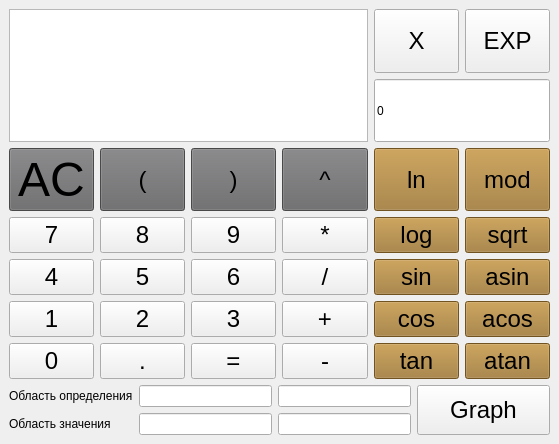
<?xml version="1.0" encoding="UTF-8"?>
<ui version="4.0">
 <class>MainWindow</class>
 <widget class="QMainWindow" name="MainWindow">
  <property name="geometry">
   <rect>
    <x>0</x>
    <y>0</y>
    <width>559</width>
    <height>444</height>
   </rect>
  </property>
  <property name="sizePolicy">
   <sizepolicy hsizetype="Preferred" vsizetype="Preferred">
    <horstretch>1</horstretch>
    <verstretch>1</verstretch>
   </sizepolicy>
  </property>
  <property name="minimumSize">
   <size>
    <width>559</width>
    <height>444</height>
   </size>
  </property>
  <property name="maximumSize">
   <size>
    <width>1226</width>
    <height>865</height>
   </size>
  </property>
  <property name="windowTitle">
   <string>MainWindow</string>
  </property>
  <property name="styleSheet">
   <string notr="true">gridline-color: qradialgradient(spread:repeat, cx:0.5, cy:0.5, radius:0.077, fx:0.5, fy:0.5, stop:0 rgba(0, 169, 255, 147), stop:0.497326 rgba(0, 0, 0, 147), stop:1 rgba(0, 169, 255, 147));</string>
  </property>
  <widget class="QWidget" name="centralwidget">
   <layout class="QGridLayout" name="gridLayout_4">
    <item row="1" column="0" rowspan="2" colspan="2">
     <layout class="QGridLayout" name="gridLayout_2">
      <item row="0" column="1">
       <widget class="QLineEdit" name="lineEdit_OpMin">
        <property name="sizePolicy">
         <sizepolicy hsizetype="MinimumExpanding" vsizetype="MinimumExpanding">
          <horstretch>0</horstretch>
          <verstretch>0</verstretch>
         </sizepolicy>
        </property>
       </widget>
      </item>
      <item row="1" column="0">
       <widget class="QLabel" name="label_2">
        <property name="text">
         <string>Область значения</string>
        </property>
       </widget>
      </item>
      <item row="0" column="0">
       <widget class="QLabel" name="label">
        <property name="text">
         <string>Область определения</string>
        </property>
       </widget>
      </item>
      <item row="1" column="2">
       <widget class="QLineEdit" name="lineEdit_ZnMax">
        <property name="sizePolicy">
         <sizepolicy hsizetype="MinimumExpanding" vsizetype="MinimumExpanding">
          <horstretch>0</horstretch>
          <verstretch>0</verstretch>
         </sizepolicy>
        </property>
       </widget>
      </item>
      <item row="0" column="2">
       <widget class="QLineEdit" name="lineEdit_OpMax">
        <property name="sizePolicy">
         <sizepolicy hsizetype="MinimumExpanding" vsizetype="MinimumExpanding">
          <horstretch>0</horstretch>
          <verstretch>0</verstretch>
         </sizepolicy>
        </property>
       </widget>
      </item>
      <item row="0" column="3" rowspan="2">
       <widget class="QPushButton" name="pushButtonGraph">
        <property name="sizePolicy">
         <sizepolicy hsizetype="MinimumExpanding" vsizetype="MinimumExpanding">
          <horstretch>0</horstretch>
          <verstretch>0</verstretch>
         </sizepolicy>
        </property>
        <property name="font">
         <font>
          <pointsize>18</pointsize>
         </font>
        </property>
        <property name="text">
         <string>Graph</string>
        </property>
       </widget>
      </item>
      <item row="1" column="1">
       <widget class="QLineEdit" name="lineEdit_ZnMin">
        <property name="sizePolicy">
         <sizepolicy hsizetype="MinimumExpanding" vsizetype="MinimumExpanding">
          <horstretch>0</horstretch>
          <verstretch>0</verstretch>
         </sizepolicy>
        </property>
       </widget>
      </item>
     </layout>
    </item>
    <item row="0" column="0" colspan="2">
     <layout class="QGridLayout" name="gridLayout">
      <item row="6" column="4">
       <widget class="QPushButton" name="pushButton_tan">
        <property name="sizePolicy">
         <sizepolicy hsizetype="MinimumExpanding" vsizetype="MinimumExpanding">
          <horstretch>0</horstretch>
          <verstretch>0</verstretch>
         </sizepolicy>
        </property>
        <property name="font">
         <font>
          <pointsize>18</pointsize>
         </font>
        </property>
        <property name="styleSheet">
         <string notr="true">background-color: rgb(157, 116, 45);</string>
        </property>
        <property name="text">
         <string>tan</string>
        </property>
       </widget>
      </item>
      <item row="6" column="3">
       <widget class="QPushButton" name="pushButton_minus">
        <property name="sizePolicy">
         <sizepolicy hsizetype="MinimumExpanding" vsizetype="MinimumExpanding">
          <horstretch>0</horstretch>
          <verstretch>0</verstretch>
         </sizepolicy>
        </property>
        <property name="font">
         <font>
          <pointsize>18</pointsize>
         </font>
        </property>
        <property name="text">
         <string>-</string>
        </property>
       </widget>
      </item>
      <item row="0" column="4">
       <widget class="QPushButton" name="pushButton_X">
        <property name="sizePolicy">
         <sizepolicy hsizetype="MinimumExpanding" vsizetype="MinimumExpanding">
          <horstretch>0</horstretch>
          <verstretch>0</verstretch>
         </sizepolicy>
        </property>
        <property name="font">
         <font>
          <pointsize>18</pointsize>
         </font>
        </property>
        <property name="text">
         <string>X</string>
        </property>
       </widget>
      </item>
      <item row="6" column="0">
       <widget class="QPushButton" name="pushButton_0">
        <property name="sizePolicy">
         <sizepolicy hsizetype="MinimumExpanding" vsizetype="MinimumExpanding">
          <horstretch>0</horstretch>
          <verstretch>0</verstretch>
         </sizepolicy>
        </property>
        <property name="font">
         <font>
          <pointsize>18</pointsize>
         </font>
        </property>
        <property name="text">
         <string>0</string>
        </property>
        <attribute name="buttonGroup">
         <string notr="true">buttonGroup_Numbers</string>
        </attribute>
       </widget>
      </item>
      <item row="4" column="0">
       <widget class="QPushButton" name="pushButton_4">
        <property name="sizePolicy">
         <sizepolicy hsizetype="MinimumExpanding" vsizetype="MinimumExpanding">
          <horstretch>0</horstretch>
          <verstretch>0</verstretch>
         </sizepolicy>
        </property>
        <property name="font">
         <font>
          <pointsize>18</pointsize>
         </font>
        </property>
        <property name="text">
         <string>4</string>
        </property>
        <attribute name="buttonGroup">
         <string notr="true">buttonGroup_Numbers</string>
        </attribute>
       </widget>
      </item>
      <item row="4" column="2">
       <widget class="QPushButton" name="pushButton_6">
        <property name="sizePolicy">
         <sizepolicy hsizetype="MinimumExpanding" vsizetype="MinimumExpanding">
          <horstretch>0</horstretch>
          <verstretch>0</verstretch>
         </sizepolicy>
        </property>
        <property name="font">
         <font>
          <pointsize>18</pointsize>
         </font>
        </property>
        <property name="text">
         <string>6</string>
        </property>
        <attribute name="buttonGroup">
         <string notr="true">buttonGroup_Numbers</string>
        </attribute>
       </widget>
      </item>
      <item row="4" column="5">
       <widget class="QPushButton" name="pushButton_asin">
        <property name="sizePolicy">
         <sizepolicy hsizetype="MinimumExpanding" vsizetype="MinimumExpanding">
          <horstretch>0</horstretch>
          <verstretch>0</verstretch>
         </sizepolicy>
        </property>
        <property name="font">
         <font>
          <pointsize>18</pointsize>
         </font>
        </property>
        <property name="styleSheet">
         <string notr="true">background-color: rgb(157, 116, 45);</string>
        </property>
        <property name="text">
         <string>asin</string>
        </property>
       </widget>
      </item>
      <item row="2" column="2">
       <widget class="QPushButton" name="pushButton_brack2">
        <property name="sizePolicy">
         <sizepolicy hsizetype="MinimumExpanding" vsizetype="MinimumExpanding">
          <horstretch>0</horstretch>
          <verstretch>0</verstretch>
         </sizepolicy>
        </property>
        <property name="font">
         <font>
          <pointsize>18</pointsize>
         </font>
        </property>
        <property name="styleSheet">
         <string notr="true">background-color: rgb(103, 102, 104);</string>
        </property>
        <property name="text">
         <string>)</string>
        </property>
       </widget>
      </item>
      <item row="2" column="4">
       <widget class="QPushButton" name="pushButton_ln">
        <property name="sizePolicy">
         <sizepolicy hsizetype="MinimumExpanding" vsizetype="MinimumExpanding">
          <horstretch>0</horstretch>
          <verstretch>0</verstretch>
         </sizepolicy>
        </property>
        <property name="font">
         <font>
          <pointsize>18</pointsize>
         </font>
        </property>
        <property name="styleSheet">
         <string notr="true">background-color: rgb(157, 116, 45);</string>
        </property>
        <property name="text">
         <string>ln</string>
        </property>
       </widget>
      </item>
      <item row="3" column="3">
       <widget class="QPushButton" name="pushButton_mul">
        <property name="sizePolicy">
         <sizepolicy hsizetype="MinimumExpanding" vsizetype="MinimumExpanding">
          <horstretch>0</horstretch>
          <verstretch>0</verstretch>
         </sizepolicy>
        </property>
        <property name="font">
         <font>
          <pointsize>18</pointsize>
         </font>
        </property>
        <property name="text">
         <string>*</string>
        </property>
       </widget>
      </item>
      <item row="6" column="2">
       <widget class="QPushButton" name="pushButton_eq">
        <property name="sizePolicy">
         <sizepolicy hsizetype="MinimumExpanding" vsizetype="MinimumExpanding">
          <horstretch>0</horstretch>
          <verstretch>0</verstretch>
         </sizepolicy>
        </property>
        <property name="font">
         <font>
          <pointsize>18</pointsize>
         </font>
        </property>
        <property name="text">
         <string>=</string>
        </property>
       </widget>
      </item>
      <item row="3" column="1">
       <widget class="QPushButton" name="pushButton_8">
        <property name="sizePolicy">
         <sizepolicy hsizetype="MinimumExpanding" vsizetype="MinimumExpanding">
          <horstretch>0</horstretch>
          <verstretch>0</verstretch>
         </sizepolicy>
        </property>
        <property name="font">
         <font>
          <pointsize>18</pointsize>
         </font>
        </property>
        <property name="text">
         <string>8</string>
        </property>
        <attribute name="buttonGroup">
         <string notr="true">buttonGroup_Numbers</string>
        </attribute>
       </widget>
      </item>
      <item row="4" column="3">
       <widget class="QPushButton" name="pushButton_dev">
        <property name="sizePolicy">
         <sizepolicy hsizetype="MinimumExpanding" vsizetype="MinimumExpanding">
          <horstretch>0</horstretch>
          <verstretch>0</verstretch>
         </sizepolicy>
        </property>
        <property name="font">
         <font>
          <pointsize>18</pointsize>
         </font>
        </property>
        <property name="text">
         <string>/</string>
        </property>
       </widget>
      </item>
      <item row="4" column="1">
       <widget class="QPushButton" name="pushButton_5">
        <property name="sizePolicy">
         <sizepolicy hsizetype="MinimumExpanding" vsizetype="MinimumExpanding">
          <horstretch>0</horstretch>
          <verstretch>0</verstretch>
         </sizepolicy>
        </property>
        <property name="font">
         <font>
          <pointsize>18</pointsize>
         </font>
        </property>
        <property name="text">
         <string>5</string>
        </property>
        <attribute name="buttonGroup">
         <string notr="true">buttonGroup_Numbers</string>
        </attribute>
       </widget>
      </item>
      <item row="5" column="4">
       <widget class="QPushButton" name="pushButton_cos">
        <property name="sizePolicy">
         <sizepolicy hsizetype="MinimumExpanding" vsizetype="MinimumExpanding">
          <horstretch>0</horstretch>
          <verstretch>0</verstretch>
         </sizepolicy>
        </property>
        <property name="font">
         <font>
          <pointsize>18</pointsize>
         </font>
        </property>
        <property name="styleSheet">
         <string notr="true">background-color: rgb(157, 116, 45);</string>
        </property>
        <property name="text">
         <string>cos</string>
        </property>
       </widget>
      </item>
      <item row="2" column="3">
       <widget class="QPushButton" name="pushButton_pow">
        <property name="sizePolicy">
         <sizepolicy hsizetype="MinimumExpanding" vsizetype="MinimumExpanding">
          <horstretch>0</horstretch>
          <verstretch>0</verstretch>
         </sizepolicy>
        </property>
        <property name="font">
         <font>
          <pointsize>18</pointsize>
         </font>
        </property>
        <property name="styleSheet">
         <string notr="true">background-color: rgb(103, 102, 104);</string>
        </property>
        <property name="text">
         <string>^</string>
        </property>
       </widget>
      </item>
      <item row="3" column="4">
       <widget class="QPushButton" name="pushButton_log">
        <property name="sizePolicy">
         <sizepolicy hsizetype="MinimumExpanding" vsizetype="MinimumExpanding">
          <horstretch>0</horstretch>
          <verstretch>0</verstretch>
         </sizepolicy>
        </property>
        <property name="font">
         <font>
          <pointsize>18</pointsize>
         </font>
        </property>
        <property name="styleSheet">
         <string notr="true">background-color: rgb(157, 116, 45);</string>
        </property>
        <property name="text">
         <string>log</string>
        </property>
       </widget>
      </item>
      <item row="3" column="0">
       <widget class="QPushButton" name="pushButton_7">
        <property name="sizePolicy">
         <sizepolicy hsizetype="MinimumExpanding" vsizetype="MinimumExpanding">
          <horstretch>0</horstretch>
          <verstretch>0</verstretch>
         </sizepolicy>
        </property>
        <property name="font">
         <font>
          <pointsize>18</pointsize>
         </font>
        </property>
        <property name="text">
         <string>7</string>
        </property>
        <attribute name="buttonGroup">
         <string notr="true">buttonGroup_Numbers</string>
        </attribute>
       </widget>
      </item>
      <item row="4" column="4">
       <widget class="QPushButton" name="pushButton_sin">
        <property name="sizePolicy">
         <sizepolicy hsizetype="MinimumExpanding" vsizetype="MinimumExpanding">
          <horstretch>0</horstretch>
          <verstretch>0</verstretch>
         </sizepolicy>
        </property>
        <property name="font">
         <font>
          <pointsize>18</pointsize>
         </font>
        </property>
        <property name="styleSheet">
         <string notr="true">background-color: rgb(157, 116, 45);</string>
        </property>
        <property name="text">
         <string>sin</string>
        </property>
       </widget>
      </item>
      <item row="2" column="0">
       <widget class="QPushButton" name="pushButtonAC">
        <property name="sizePolicy">
         <sizepolicy hsizetype="MinimumExpanding" vsizetype="MinimumExpanding">
          <horstretch>0</horstretch>
          <verstretch>0</verstretch>
         </sizepolicy>
        </property>
        <property name="font">
         <font>
          <pointsize>36</pointsize>
         </font>
        </property>
        <property name="styleSheet">
         <string notr="true">background-color: rgb(103, 102, 104);</string>
        </property>
        <property name="text">
         <string>AC</string>
        </property>
       </widget>
      </item>
      <item row="5" column="1">
       <widget class="QPushButton" name="pushButton_2">
        <property name="sizePolicy">
         <sizepolicy hsizetype="MinimumExpanding" vsizetype="MinimumExpanding">
          <horstretch>0</horstretch>
          <verstretch>0</verstretch>
         </sizepolicy>
        </property>
        <property name="font">
         <font>
          <pointsize>18</pointsize>
         </font>
        </property>
        <property name="text">
         <string>2</string>
        </property>
        <attribute name="buttonGroup">
         <string notr="true">buttonGroup_Numbers</string>
        </attribute>
       </widget>
      </item>
      <item row="5" column="3">
       <widget class="QPushButton" name="pushButton_plus">
        <property name="sizePolicy">
         <sizepolicy hsizetype="MinimumExpanding" vsizetype="MinimumExpanding">
          <horstretch>0</horstretch>
          <verstretch>0</verstretch>
         </sizepolicy>
        </property>
        <property name="font">
         <font>
          <pointsize>18</pointsize>
         </font>
        </property>
        <property name="text">
         <string>+</string>
        </property>
       </widget>
      </item>
      <item row="2" column="5">
       <widget class="QPushButton" name="pushButton_mod">
        <property name="sizePolicy">
         <sizepolicy hsizetype="MinimumExpanding" vsizetype="MinimumExpanding">
          <horstretch>0</horstretch>
          <verstretch>0</verstretch>
         </sizepolicy>
        </property>
        <property name="font">
         <font>
          <pointsize>18</pointsize>
         </font>
        </property>
        <property name="styleSheet">
         <string notr="true">background-color: rgb(157, 116, 45);</string>
        </property>
        <property name="text">
         <string>mod</string>
        </property>
       </widget>
      </item>
      <item row="3" column="5">
       <widget class="QPushButton" name="pushButton_sqrt">
        <property name="sizePolicy">
         <sizepolicy hsizetype="MinimumExpanding" vsizetype="MinimumExpanding">
          <horstretch>0</horstretch>
          <verstretch>0</verstretch>
         </sizepolicy>
        </property>
        <property name="font">
         <font>
          <pointsize>18</pointsize>
         </font>
        </property>
        <property name="styleSheet">
         <string notr="true">background-color: rgb(157, 116, 45);</string>
        </property>
        <property name="text">
         <string>sqrt</string>
        </property>
       </widget>
      </item>
      <item row="5" column="2">
       <widget class="QPushButton" name="pushButton_3">
        <property name="sizePolicy">
         <sizepolicy hsizetype="MinimumExpanding" vsizetype="MinimumExpanding">
          <horstretch>0</horstretch>
          <verstretch>0</verstretch>
         </sizepolicy>
        </property>
        <property name="font">
         <font>
          <pointsize>18</pointsize>
         </font>
        </property>
        <property name="text">
         <string>3</string>
        </property>
        <attribute name="buttonGroup">
         <string notr="true">buttonGroup_Numbers</string>
        </attribute>
       </widget>
      </item>
      <item row="6" column="5">
       <widget class="QPushButton" name="pushButton_atan">
        <property name="sizePolicy">
         <sizepolicy hsizetype="MinimumExpanding" vsizetype="MinimumExpanding">
          <horstretch>0</horstretch>
          <verstretch>0</verstretch>
         </sizepolicy>
        </property>
        <property name="font">
         <font>
          <pointsize>18</pointsize>
         </font>
        </property>
        <property name="styleSheet">
         <string notr="true">background-color: rgb(157, 116, 45);</string>
        </property>
        <property name="text">
         <string>atan</string>
        </property>
       </widget>
      </item>
      <item row="2" column="1">
       <widget class="QPushButton" name="pushButton_brack1">
        <property name="sizePolicy">
         <sizepolicy hsizetype="MinimumExpanding" vsizetype="MinimumExpanding">
          <horstretch>0</horstretch>
          <verstretch>0</verstretch>
         </sizepolicy>
        </property>
        <property name="font">
         <font>
          <pointsize>18</pointsize>
         </font>
        </property>
        <property name="styleSheet">
         <string notr="true">background-color: rgb(103, 102, 104);</string>
        </property>
        <property name="text">
         <string>(</string>
        </property>
       </widget>
      </item>
      <item row="3" column="2">
       <widget class="QPushButton" name="pushButton_9">
        <property name="sizePolicy">
         <sizepolicy hsizetype="MinimumExpanding" vsizetype="MinimumExpanding">
          <horstretch>0</horstretch>
          <verstretch>0</verstretch>
         </sizepolicy>
        </property>
        <property name="font">
         <font>
          <pointsize>18</pointsize>
         </font>
        </property>
        <property name="text">
         <string>9</string>
        </property>
        <attribute name="buttonGroup">
         <string notr="true">buttonGroup_Numbers</string>
        </attribute>
       </widget>
      </item>
      <item row="5" column="0">
       <widget class="QPushButton" name="pushButton_1">
        <property name="sizePolicy">
         <sizepolicy hsizetype="MinimumExpanding" vsizetype="MinimumExpanding">
          <horstretch>0</horstretch>
          <verstretch>0</verstretch>
         </sizepolicy>
        </property>
        <property name="font">
         <font>
          <pointsize>18</pointsize>
         </font>
        </property>
        <property name="text">
         <string>1</string>
        </property>
        <attribute name="buttonGroup">
         <string notr="true">buttonGroup_Numbers</string>
        </attribute>
       </widget>
      </item>
      <item row="6" column="1">
       <widget class="QPushButton" name="pushButton_dot">
        <property name="sizePolicy">
         <sizepolicy hsizetype="MinimumExpanding" vsizetype="MinimumExpanding">
          <horstretch>0</horstretch>
          <verstretch>0</verstretch>
         </sizepolicy>
        </property>
        <property name="font">
         <font>
          <pointsize>18</pointsize>
         </font>
        </property>
        <property name="text">
         <string>.</string>
        </property>
       </widget>
      </item>
      <item row="5" column="5">
       <widget class="QPushButton" name="pushButton_acos">
        <property name="sizePolicy">
         <sizepolicy hsizetype="MinimumExpanding" vsizetype="MinimumExpanding">
          <horstretch>0</horstretch>
          <verstretch>0</verstretch>
         </sizepolicy>
        </property>
        <property name="font">
         <font>
          <pointsize>18</pointsize>
         </font>
        </property>
        <property name="styleSheet">
         <string notr="true">background-color: rgb(157, 116, 45);</string>
        </property>
        <property name="text">
         <string>acos</string>
        </property>
       </widget>
      </item>
      <item row="0" column="0" rowspan="2" colspan="4">
       <widget class="QTextEdit" name="OutputLabel">
        <property name="sizePolicy">
         <sizepolicy hsizetype="MinimumExpanding" vsizetype="MinimumExpanding">
          <horstretch>0</horstretch>
          <verstretch>0</verstretch>
         </sizepolicy>
        </property>
        <property name="readOnly">
         <bool>true</bool>
        </property>
       </widget>
      </item>
      <item row="0" column="5">
       <widget class="QPushButton" name="pushButton_exp">
        <property name="sizePolicy">
         <sizepolicy hsizetype="Minimum" vsizetype="Expanding">
          <horstretch>0</horstretch>
          <verstretch>0</verstretch>
         </sizepolicy>
        </property>
        <property name="font">
         <font>
          <pointsize>18</pointsize>
         </font>
        </property>
        <property name="text">
         <string>EXP</string>
        </property>
       </widget>
      </item>
      <item row="1" column="4" colspan="2">
       <widget class="QLineEdit" name="lineEdit_X">
        <property name="sizePolicy">
         <sizepolicy hsizetype="MinimumExpanding" vsizetype="MinimumExpanding">
          <horstretch>0</horstretch>
          <verstretch>0</verstretch>
         </sizepolicy>
        </property>
        <property name="text">
         <string>0</string>
        </property>
       </widget>
      </item>
     </layout>
    </item>
   </layout>
  </widget>
 </widget>
 <resources/>
 <connections/>
 <buttongroups>
  <buttongroup name="buttonGroup_Numbers"/>
 </buttongroups>
</ui>
